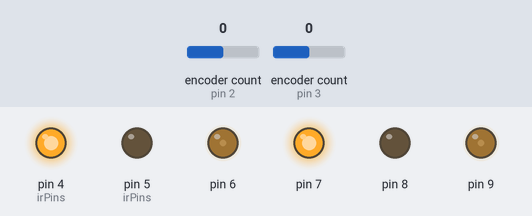
A sketch run on a simulated Arduino Uno, built with avr-gcc and run on an emulated ATmega328P. Parts: output pins drawn as LEDs (lit = HIGH). Inputs (shaded band) come from the test bench; at power-on: encoder count (sensors on pin 2, pin 3) 0. What the sketch prints to the serial monitor is not drawn.

Above: at 0.1 s.
Timing chart, 0 to 1.6 s (numbered marks = the images above):
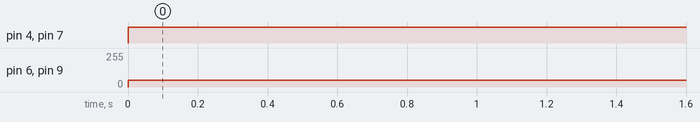

The sketch:

movementTest.ino
```cpp
#define ENCODER_USE_INTERRUPTS
#include <Encoder.h>
#include "Motor.h"

Encoder leftEnc(3,11);
Encoder rightEnc(2,10);
Motor rightMotor(7, 8, 9);
Motor leftMotor(4, 5, 6);


int irPins[3] = {3,4,5};
int leftEncVal = 0;
int rightEncVal = 0;

void stopAndReset(){
  leftMotor.setState(0,0);
  rightMotor.setState(0,0);
  leftEnc.write(0);
  rightEnc.write(0);
}


void setup(){
  Serial.begin(9600);
  Serial.println("MicroMouse Test Begin");
  leftMotor.setState(0,0);
  rightMotor.setState(0,0);
}


void loop(){
  leftMotor.setState(1,50);
  rightMotor.setState(1,50);
 // leftEncVal = leftEnc.read();
  //rightEncVal = rightEnc.read();

  while(leftEnc.read() < 1400 && rightEnc.read() < 1400){
//    if(leftEncVal< rightEncVal){
//       // Left side is spinnign slower
//       leftMotor.setState(1,leftMotor.power+1);
//       rightMotor.setState(1,leftMotor.power-1);
//    } else if ( leftEncVal > rightEncVal ){
//       leftMotor.setState(1,leftMotor.power-1);
//       rightMotor.setState(1,leftMotor.power+1);
//    }
//    leftEncVal = leftEnc.read();
//    rightEncVal = rightEnc.read();
//    Serial.println(leftEnc.read());
//    Serial.println(rightEnc.read());

  }
  stopAndReset();
  delay(10000);


}
```

Motor.cpp
```cpp
/***************
* Motor Class Implementation
*
* Sharang Phadke
* Sameer Chauhan
***************/

#ifndef MOTOR_CPP
#define MOTOR_CPP

#include "Motor.h"


Motor::Motor(int pin1, int pin2, int enablePin){
  this->enablePin = enablePin;
  this->pin1 = pin1;
  this->pin2 = pin2;
  this->power = 0;

  pinMode(enablePin, OUTPUT);
  pinMode(pin1, OUTPUT);
  pinMode(pin2, OUTPUT);

  digitalWrite(enablePin, LOW);
  digitalWrite(pin1, LOW);
  digitalWrite(pin2, LOW);
}

void Motor::setState(int state, int power){
  this->power = power;
  switch (state){
    case 0:  //lock
      digitalWrite(this->pin1, LOW);
      digitalWrite(this->pin2, LOW);
      break;
    case 1:  //forward
      digitalWrite(this->pin1, HIGH);
      digitalWrite(this->pin2, LOW);
      break;
    case 2:  //backward
      digitalWrite(this->pin1, LOW);
      digitalWrite(this->pin2, HIGH);
      break;
  }

  analogWrite(this->enablePin, this->power);
}

#endif
```

Motor.h
```cpp
/***************
* Motor Class Declaration
*
* Sharang Phadke
* Sameer Chauhan
***************/

#ifndef MOTOR_H
#define MOTOR_H

#include "Arduino.h"


class Motor {

public:

  Motor(int pin1, int pin2, int enablePin);
  void setState(int state, int power);

  int enablePin;
  int pin1;
  int pin2;
  int power;
};

#endif
```

Measured:
- by itself, pin 4 (irPins), pin 7: LOW → HIGH at 0.00 s
- by itself, pin 6, pin 9: 0/255 → 50/255 at 0.00 s
